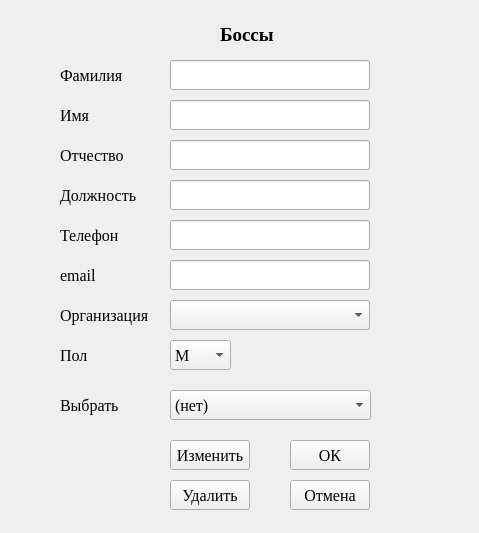
<?xml version="1.0" encoding="UTF-8"?>
<ui version="4.0">
 <class>form_new_boss</class>
 <widget class="QWidget" name="form_new_boss">
  <property name="geometry">
   <rect>
    <x>0</x>
    <y>0</y>
    <width>479</width>
    <height>533</height>
   </rect>
  </property>
  <property name="windowTitle">
   <string>Form</string>
  </property>
  <widget class="QLabel" name="label">
   <property name="geometry">
    <rect>
     <x>220</x>
     <y>20</y>
     <width>141</width>
     <height>30</height>
    </rect>
   </property>
   <property name="font">
    <font>
     <family>Times New Roman</family>
     <pointsize>14</pointsize>
     <bold>true</bold>
    </font>
   </property>
   <property name="frameShape">
    <enum>QFrame::NoFrame</enum>
   </property>
   <property name="lineWidth">
    <number>0</number>
   </property>
   <property name="text">
    <string>Боссы</string>
   </property>
  </widget>
  <widget class="QLabel" name="label_2">
   <property name="geometry">
    <rect>
     <x>60</x>
     <y>180</y>
     <width>91</width>
     <height>30</height>
    </rect>
   </property>
   <property name="font">
    <font>
     <family>Times New Roman</family>
     <pointsize>12</pointsize>
    </font>
   </property>
   <property name="text">
    <string>Должность</string>
   </property>
  </widget>
  <widget class="QLineEdit" name="post">
   <property name="geometry">
    <rect>
     <x>170</x>
     <y>180</y>
     <width>200</width>
     <height>30</height>
    </rect>
   </property>
   <property name="font">
    <font>
     <pointsize>12</pointsize>
    </font>
   </property>
  </widget>
  <widget class="QLabel" name="label_3">
   <property name="geometry">
    <rect>
     <x>60</x>
     <y>60</y>
     <width>81</width>
     <height>30</height>
    </rect>
   </property>
   <property name="font">
    <font>
     <family>Times New Roman</family>
     <pointsize>12</pointsize>
    </font>
   </property>
   <property name="text">
    <string>Фамилия</string>
   </property>
  </widget>
  <widget class="QLineEdit" name="family">
   <property name="geometry">
    <rect>
     <x>170</x>
     <y>60</y>
     <width>200</width>
     <height>30</height>
    </rect>
   </property>
   <property name="font">
    <font>
     <pointsize>12</pointsize>
    </font>
   </property>
  </widget>
  <widget class="QPushButton" name="b_cancel">
   <property name="geometry">
    <rect>
     <x>290</x>
     <y>480</y>
     <width>80</width>
     <height>30</height>
    </rect>
   </property>
   <property name="font">
    <font>
     <family>Times New Roman</family>
     <pointsize>12</pointsize>
    </font>
   </property>
   <property name="text">
    <string>Отмена</string>
   </property>
  </widget>
  <widget class="QPushButton" name="b_ok">
   <property name="geometry">
    <rect>
     <x>290</x>
     <y>440</y>
     <width>80</width>
     <height>30</height>
    </rect>
   </property>
   <property name="font">
    <font>
     <family>Times New Roman</family>
     <pointsize>12</pointsize>
    </font>
   </property>
   <property name="text">
    <string>ОК</string>
   </property>
  </widget>
  <widget class="QLabel" name="label_4">
   <property name="geometry">
    <rect>
     <x>60</x>
     <y>220</y>
     <width>81</width>
     <height>30</height>
    </rect>
   </property>
   <property name="font">
    <font>
     <family>Times New Roman</family>
     <pointsize>12</pointsize>
    </font>
   </property>
   <property name="text">
    <string>Телефон</string>
   </property>
  </widget>
  <widget class="QLineEdit" name="phone">
   <property name="geometry">
    <rect>
     <x>170</x>
     <y>220</y>
     <width>200</width>
     <height>30</height>
    </rect>
   </property>
   <property name="font">
    <font>
     <pointsize>12</pointsize>
    </font>
   </property>
  </widget>
  <widget class="QLabel" name="label_5">
   <property name="geometry">
    <rect>
     <x>60</x>
     <y>260</y>
     <width>81</width>
     <height>30</height>
    </rect>
   </property>
   <property name="font">
    <font>
     <family>Times New Roman</family>
     <pointsize>12</pointsize>
    </font>
   </property>
   <property name="text">
    <string>email</string>
   </property>
  </widget>
  <widget class="QLineEdit" name="email">
   <property name="geometry">
    <rect>
     <x>170</x>
     <y>260</y>
     <width>200</width>
     <height>30</height>
    </rect>
   </property>
   <property name="font">
    <font>
     <pointsize>12</pointsize>
    </font>
   </property>
  </widget>
  <widget class="QComboBox" name="cb_select">
   <property name="geometry">
    <rect>
     <x>170</x>
     <y>390</y>
     <width>201</width>
     <height>30</height>
    </rect>
   </property>
   <property name="font">
    <font>
     <family>Times New Roman</family>
     <pointsize>12</pointsize>
    </font>
   </property>
   <item>
    <property name="text">
     <string>(нет)</string>
    </property>
   </item>
  </widget>
  <widget class="QLabel" name="label_6">
   <property name="geometry">
    <rect>
     <x>60</x>
     <y>390</y>
     <width>161</width>
     <height>31</height>
    </rect>
   </property>
   <property name="font">
    <font>
     <family>Times New Roman</family>
     <pointsize>12</pointsize>
    </font>
   </property>
   <property name="text">
    <string>Выбрать</string>
   </property>
  </widget>
  <widget class="QLabel" name="label_7">
   <property name="geometry">
    <rect>
     <x>60</x>
     <y>100</y>
     <width>81</width>
     <height>30</height>
    </rect>
   </property>
   <property name="font">
    <font>
     <family>Times New Roman</family>
     <pointsize>12</pointsize>
    </font>
   </property>
   <property name="text">
    <string>Имя</string>
   </property>
  </widget>
  <widget class="QLineEdit" name="name">
   <property name="geometry">
    <rect>
     <x>170</x>
     <y>100</y>
     <width>200</width>
     <height>30</height>
    </rect>
   </property>
   <property name="font">
    <font>
     <pointsize>12</pointsize>
    </font>
   </property>
  </widget>
  <widget class="QLabel" name="label_8">
   <property name="geometry">
    <rect>
     <x>60</x>
     <y>140</y>
     <width>81</width>
     <height>30</height>
    </rect>
   </property>
   <property name="font">
    <font>
     <family>Times New Roman</family>
     <pointsize>12</pointsize>
    </font>
   </property>
   <property name="text">
    <string>Отчество</string>
   </property>
  </widget>
  <widget class="QLineEdit" name="surname">
   <property name="geometry">
    <rect>
     <x>170</x>
     <y>140</y>
     <width>200</width>
     <height>30</height>
    </rect>
   </property>
   <property name="font">
    <font>
     <pointsize>12</pointsize>
    </font>
   </property>
  </widget>
  <widget class="QPushButton" name="b_change">
   <property name="geometry">
    <rect>
     <x>170</x>
     <y>440</y>
     <width>80</width>
     <height>30</height>
    </rect>
   </property>
   <property name="font">
    <font>
     <family>Times New Roman</family>
     <pointsize>12</pointsize>
    </font>
   </property>
   <property name="text">
    <string>Изменить</string>
   </property>
  </widget>
  <widget class="QPushButton" name="b_kill">
   <property name="geometry">
    <rect>
     <x>170</x>
     <y>480</y>
     <width>80</width>
     <height>30</height>
    </rect>
   </property>
   <property name="font">
    <font>
     <family>Times New Roman</family>
     <pointsize>12</pointsize>
    </font>
   </property>
   <property name="text">
    <string>Удалить</string>
   </property>
  </widget>
  <widget class="QComboBox" name="cb_sex">
   <property name="geometry">
    <rect>
     <x>170</x>
     <y>340</y>
     <width>61</width>
     <height>30</height>
    </rect>
   </property>
   <property name="font">
    <font>
     <family>Times New Roman</family>
     <pointsize>12</pointsize>
    </font>
   </property>
   <item>
    <property name="text">
     <string>М</string>
    </property>
   </item>
   <item>
    <property name="text">
     <string>Ж</string>
    </property>
   </item>
  </widget>
  <widget class="QLabel" name="label_9">
   <property name="geometry">
    <rect>
     <x>60</x>
     <y>340</y>
     <width>49</width>
     <height>30</height>
    </rect>
   </property>
   <property name="font">
    <font>
     <family>Times New Roman</family>
     <pointsize>12</pointsize>
    </font>
   </property>
   <property name="text">
    <string>Пол</string>
   </property>
  </widget>
  <widget class="QComboBox" name="cb_company">
   <property name="geometry">
    <rect>
     <x>170</x>
     <y>300</y>
     <width>200</width>
     <height>30</height>
    </rect>
   </property>
   <property name="font">
    <font>
     <family>Times New Roman</family>
     <pointsize>12</pointsize>
    </font>
   </property>
  </widget>
  <widget class="QLabel" name="label_10">
   <property name="geometry">
    <rect>
     <x>60</x>
     <y>300</y>
     <width>101</width>
     <height>30</height>
    </rect>
   </property>
   <property name="font">
    <font>
     <family>Times New Roman</family>
     <pointsize>12</pointsize>
    </font>
   </property>
   <property name="text">
    <string>Организация</string>
   </property>
  </widget>
 </widget>
 <resources/>
 <connections/>
</ui>
